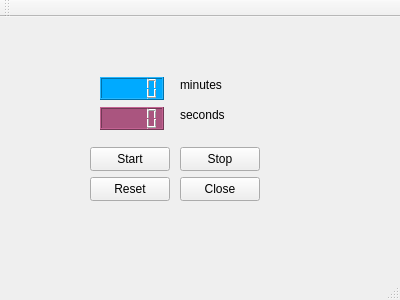
<?xml version="1.0" encoding="UTF-8"?>
<ui version="4.0">
 <class>MainWindow</class>
 <widget class="QMainWindow" name="MainWindow">
  <property name="geometry">
   <rect>
    <x>0</x>
    <y>0</y>
    <width>400</width>
    <height>300</height>
   </rect>
  </property>
  <property name="windowTitle">
   <string>MainWindow</string>
  </property>
  <widget class="QWidget" name="centralWidget">
   <widget class="QLCDNumber" name="lcdNumberMin">
    <property name="geometry">
     <rect>
      <x>100</x>
      <y>60</y>
      <width>64</width>
      <height>23</height>
     </rect>
    </property>
    <property name="styleSheet">
     <string notr="true">background-color: rgb(0, 170, 255);</string>
    </property>
   </widget>
   <widget class="QLabel" name="label">
    <property name="geometry">
     <rect>
      <x>180</x>
      <y>60</y>
      <width>49</width>
      <height>16</height>
     </rect>
    </property>
    <property name="text">
     <string>minutes</string>
    </property>
   </widget>
   <widget class="QLCDNumber" name="lcdNumberSec">
    <property name="geometry">
     <rect>
      <x>100</x>
      <y>90</y>
      <width>64</width>
      <height>23</height>
     </rect>
    </property>
    <property name="styleSheet">
     <string notr="true">background-color: rgb(170, 85, 127);</string>
    </property>
   </widget>
   <widget class="QLabel" name="label_2">
    <property name="geometry">
     <rect>
      <x>180</x>
      <y>90</y>
      <width>49</width>
      <height>16</height>
     </rect>
    </property>
    <property name="text">
     <string>seconds</string>
    </property>
   </widget>
   <widget class="QPushButton" name="startButton">
    <property name="geometry">
     <rect>
      <x>90</x>
      <y>130</y>
      <width>80</width>
      <height>24</height>
     </rect>
    </property>
    <property name="text">
     <string>Start</string>
    </property>
   </widget>
   <widget class="QPushButton" name="stopButton">
    <property name="geometry">
     <rect>
      <x>180</x>
      <y>130</y>
      <width>80</width>
      <height>24</height>
     </rect>
    </property>
    <property name="text">
     <string>Stop</string>
    </property>
   </widget>
   <widget class="QPushButton" name="resetButton">
    <property name="geometry">
     <rect>
      <x>90</x>
      <y>160</y>
      <width>80</width>
      <height>24</height>
     </rect>
    </property>
    <property name="text">
     <string>Reset</string>
    </property>
   </widget>
   <widget class="QPushButton" name="closeButton">
    <property name="geometry">
     <rect>
      <x>180</x>
      <y>160</y>
      <width>80</width>
      <height>24</height>
     </rect>
    </property>
    <property name="text">
     <string>Close</string>
    </property>
   </widget>
  </widget>
  <widget class="QMenuBar" name="menuBar">
   <property name="geometry">
    <rect>
     <x>0</x>
     <y>0</y>
     <width>400</width>
     <height>21</height>
    </rect>
   </property>
  </widget>
  <widget class="QToolBar" name="mainToolBar">
   <attribute name="toolBarArea">
    <enum>TopToolBarArea</enum>
   </attribute>
   <attribute name="toolBarBreak">
    <bool>false</bool>
   </attribute>
  </widget>
  <widget class="QStatusBar" name="statusBar"/>
 </widget>
 <layoutdefault spacing="6" margin="11"/>
 <resources/>
 <connections>
  <connection>
   <sender>closeButton</sender>
   <signal>clicked()</signal>
   <receiver>MainWindow</receiver>
   <slot>close()</slot>
   <hints>
    <hint type="sourcelabel">
     <x>219</x>
     <y>209</y>
    </hint>
    <hint type="destinationlabel">
     <x>199</x>
     <y>149</y>
    </hint>
   </hints>
  </connection>
 </connections>
</ui>
